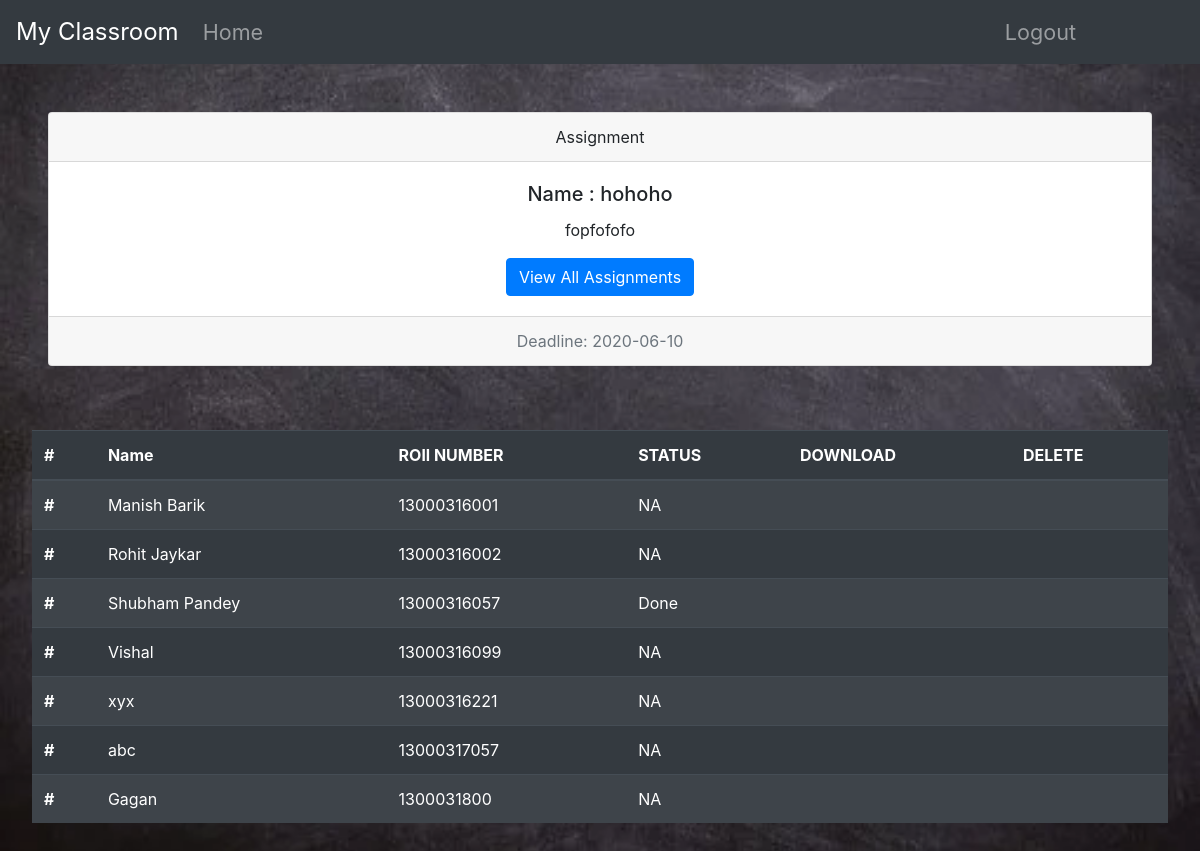
The app's page /submissions?ass_id=130_EC302_1591345637.6883175 (signed in) with its own data.
### tables this page shows
CREATE TABLE assignment(
ass_id text PRIMARY KEY,
cls_id text,
ass_name text NOT NULL,
deadline text,
desc text,
files text
);

CREATE TABLE user(
user_id text PRIMARY KEY,
clg_id text,
name text NOT NULL,
password text,
occ text,
roll text
, about text, pic text, phone text, social text);

### server.py (the view)
@app.route('/submissions')
def submissions():
	ass_id=request.args.get("ass_id")
	data=assignment.getSubmissions(c,ass_id)
	ass_detail=assignment.getAssDetail(c,ass_id)
	print(data,ass_detail,sep="\n")
	c_id=ass_detail['cls_id'].split("_")[1]
	return render_template("submissions.html",submissions=data,ass=ass_detail,occ=session['user']['occ'],c_id=c_id)

### Data_Models/Assignment.py (called while the page is built)
	@staticmethod
	def getAssDetail(c,ass_id):
		print(ass_id)
		c.execute("select * from assignment where ass_id=?",(ass_id,))
		d=c.fetchone()
		return {'ass_id':d[0],'cls_id':d[1],'ass_name':d[2],'deadline':d[3],'desc':d[4]}

### Template/submissions.html (shortened to what this page needs)
<!DOCTYPE html>
<html>
<head>
	<link rel="stylesheet" href="https://stackpath.bootstrapcdn.com/bootstrap/4.5.0/css/bootstrap.min.css">
</head>
<body>
	<nav class="navbar navbar-expand-lg navbar-dark bg-dark navbar-static-top" style="font-size: large;">
		<a class="navbar-brand" href="#" style="font-size:x-large;">My Classroom</a>
		<div class="collapse navbar-collapse" id="navbarNav" style="font-size: larger;">
		  <ul class="navbar-nav mr-auto">
			<li class="nav-item ">
			  <a class="nav-link" href="#">Home </a>
			</li>
		  </ul>
		  <ul class="navbar-nav " style="margin-right: 100px;">
			<li class="nav-item">
				<a class="nav-link" href="/logout"> Logout</a>
			</li>
		</ul>
		</div>
	  </nav>
<div class="assinmentDetails" style="padding: 3em;">
 <div class="card text-center">
	<div class="card-header">
		Assignment
	</div>
	<div class="card-body">
	  <h5 class="card-title">Name : {{ ass.ass_name}}</h5>
	  <p class="card-text">{{ ass.desc }}</p>
	  <a href="{{ url_for('viewAss',cls_id=c_id) }}" class="btn btn-primary">View All Assignments</a>
	</div>
	<div class="card-footer text-muted">
		Deadline: {{ ass.deadline }}
	</div>
  </div>
</div>
<div class="ass_log" style="padding: 1em;margin: 1em; padding-top: 0em;">
<table class="table table-striped table-dark">
	<thead>
	  <tr>
		<th scope="col">#</th>
		<th scope="col">Name</th>
		<th scope="col">ROll NUMBER</th>
		<th scope="col">STATUS</th>
		<th scope="col">DOWNLOAD</th>
		<th scope="col">DELETE</th>
	  </tr>
	</thead>
	<tbody>
		{% for s in submissions %}
	  <tr>
		<th scope="row">#</th>
		<td> {{ s.name }}</td>
		<td>{{ s.roll }}</td>
		<td>{{ s.status }}</td>
		<td>
		</td>
		<td>
		</td>
		{% endfor %}
	</tbody>
  </table>
  </div>
</body>
</html>

### Template/submissions.html (style rules this page uses)
body { background-image: url('/static/img/bg6.webp'); background-repeat: no-repeat; background-attachment: fixed; background-size: 100% 100%; }

### records on screen
assignment: ass_name "hohoho", desc "fopfofofo", deadline "2020-06-10"
user: name "Manish Barik", roll "13000316001", status "NA"
user: name "Rohit Jaykar", roll "13000316002", status "NA"
user: name "Shubham Pandey", roll "13000316057"
user: name "Vishal", roll "13000316099", status "NA"
user: name "xyx", roll "13000316221", status "NA"
user: name "abc", roll "13000317057", status "NA"
user: name "Gagan", roll "1300031800", status "NA"

### other values on screen
{{ s.status }} "Done"
